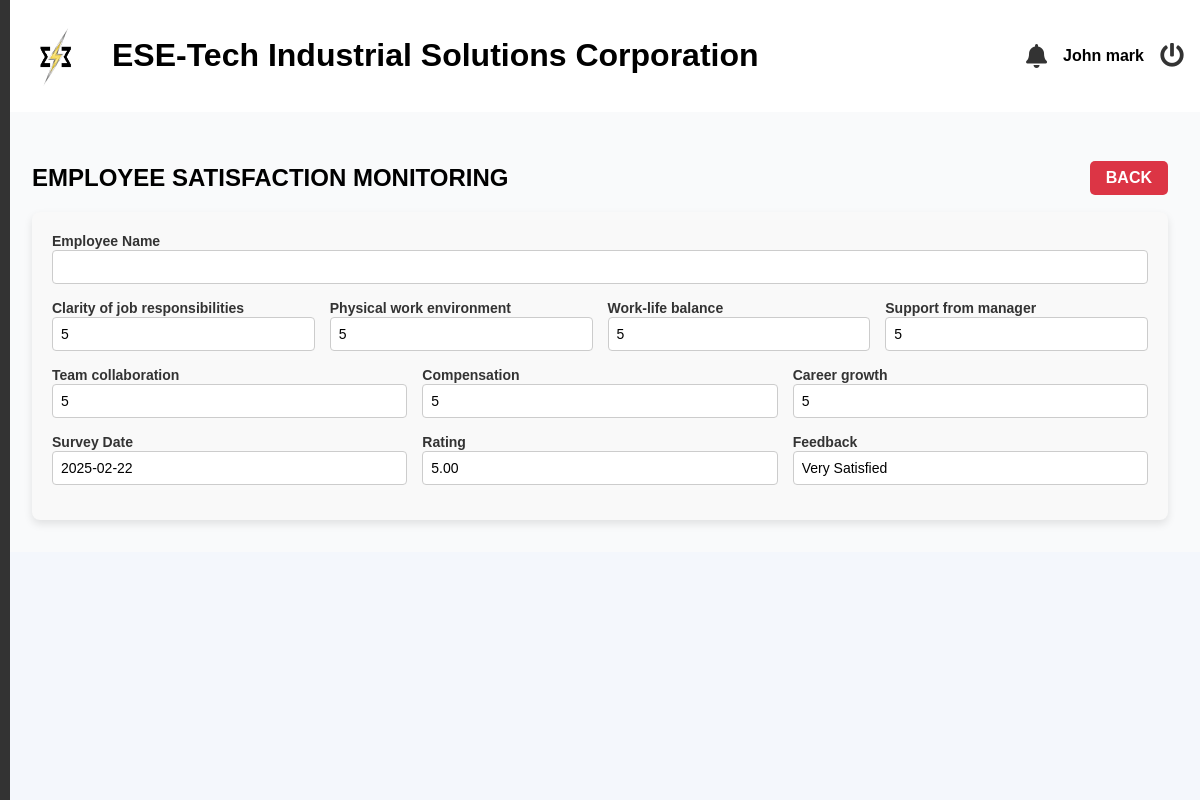
The page /admin/view_satisfaction.php?id=6 (signed in) on the database its author committed.
### tables this page shows
CREATE TABLE `job_satisfaction_surveys` (
  `survey_id` int(11) NOT NULL,
  `employee_id` int(20) NOT NULL,
  `survey_date` date NOT NULL,
  `questions` longtext NOT NULL CHECK (json_valid(`questions`)),
  `overall_rating` decimal(5,2) NOT NULL,
  `rating_description` varchar(50) GENERATED ALWAYS AS (case when `overall_rating` between 4.00 and 5.00 then 'Very Satisfied' when `overall_rating` between 3.00 and 3.99 then 'Neutral' when `overall_rating` between 1.00 and 2.99 then 'Very Dissatisfied' else 'Undefined' end) VIRTUAL
);

### admin/view_satisfaction.php (the view, shortened to what this page needs)
<?php include('header.php'); ?>
<?php include('includes/sideBar.php'); ?>
<?php
        $conn = mysqli_connect('localhost', 'root', '', 'esetech');
?>
<link rel="stylesheet" href="https://cdn.datatables.net/1.13.5/css/jquery.dataTables.min.css" />
<main class="main-content">
    <section id="dashboard">
        <div class="performance-and-button">
            <h2>EMPLOYEE SATISFACTION MONITORING</h2>
            <a href="satisfaction" class="btn btn-danger">BACK</a>
        </div>
        <div class="evaluation-form">
            <div class="form-group">
                <?php
                    $id = $_GET['id'];
                    $satisfaction_sql = "
                        SELECT
                            jss.*,
                            e.*
                        FROM job_satisfaction_surveys jss
                        LEFT JOIN employees e ON jss.employee_id = e.employee_id
                        WHERE survey_id = '$id'";
                    $satisfaction_result = mysqli_query($conn, $satisfaction_sql);
                    if($satisfaction_result) {
                        while($row = mysqli_fetch_assoc($satisfaction_result)) {
                            $questions = json_decode($row['questions'], true);
                            $clarity_of_responsibilities = $questions['clarity_of_responsibilities'];
                            $work_environment = $questions['work_environment'];
                            $work_life_balance = $questions['work_life_balance'];
                            $manager_support = $questions['manager_support'];
                            $team_collaboration = $questions['team_collaboration'];
                            $compensation = $questions['compensation'];
                            $career_growth = $questions['career_growth'];
                ?>
                <div class="form-row">
                    <div class="col-md-6">
                        <label>Employee Name</label>
                        <input type="text" class="form-control" value="<?php echo $row['middle_name'] == "" ? $row['first_name'] . ' '. $row['last_name'] : $row['first_name'] . ' ' . $row['middle_name'] . ' ' . $row['last_name']; ?>" readonly>
                    </div>
                </div>
                <div class="form-row">
                    <div class="col-md-6">
                        <label>Clarity of job responsibilities</label>
                        <input type="text" class="form-control" value="<?php echo $clarity_of_responsibilities?>" readonly>
                    </div>
                    <div class="col-md-6">
                        <label>Physical work environment</label>
                        <input type="text" class="form-control" value="<?php echo $work_environment?>" readonly>
                    </div>
                    <div class="col-md-6">
                        <label>Work-life balance</label>
                        <input type="text" class="form-control" value="<?php echo $work_life_balance?>" readonly>
                    </div>
                    <div class="col-md-6">
                        <label>Support from manager</label>
                        <input type="text" class="form-control" value="<?php echo $manager_support?>" readonly>
                    </div>
                </div>
                <div class="form-row">
                    <div class="col-md-6">
                        <label>Team collaboration</label>
                        <input type="text" class="form-control" value="<?php echo $team_collaboration?>" readonly>
                    </div>
                    <div class="col-md-6">
                        <label>Compensation</label>
                        <input type="text" class="form-control" value="<?php echo $compensation?>" readonly>
                    </div>
                    <div class="col-md-6">
                        <label>Career growth</label>
                        <input type="text" class="form-control" value="<?php echo $career_growth?>" readonly>
                    </div>
                </div>
                <div class="form-row">
                    <div class="col-md-6">
                        <label>Survey Date</label>
                        <input type="text" class="form-control" value="<?php echo $row['survey_date']?>" readonly>
                    </div>
                    <div class="col-md-6">
                        <label>Rating</label>
                        <input type="text" class="form-control" value="<?php echo $row['overall_rating']?>" readonly>
                    </div>
                    <div class="col-md-6">
                        <label>Feedback</label>
                        <input type="text" class="form-control" value="<?php echo $row['rating_description']?>" readonly>
                    </div>
                </div>
                <?php
                        }
                    }
                ?>
            </div>
        </div>
    </section>
</main>
<?php include('footer.php'); ?>

### admin/css/styles.css (style rules this page uses)
* { text-decoration: none; }
body { font-family: Arial, sans-serif; margin: 0; padding: 0; background-color: #f0f0f0; }
.main-content { flex-grow: 1; padding: 2rem; background-color: #f9fafb; }
.form-row { display: flex; flex-wrap: wrap; gap: 20px; margin-bottom: 20px; }
.form-row .col-md-4, .form-row .col-md-6, .form-row .col-md-12 { flex: 1; min-width: 200px; }
.form-control, select, textarea { width: 100%; padding: 8px; border-radius: 5px; border: 1px solid #ccc; box-sizing: border-box; }
.btn-danger { background-color: #dc3545 !important; }
.form-row { display: flex; gap: 15px; margin-bottom: 15px; }
.form-control, .form-control:focus, select.form-control, textarea.form-control { width: 100%; font-size: 1rem; border: 1px solid #ddd; border-radius: 4px; }
.form-group { margin-bottom: 1rem; }
.col-md-6 { grid-column: span 6; }
.form-control { width: 100%; padding: 0.5rem 0.75rem; border: 1px solid #d1d5db; border-radius: 0.375rem; font-size: 0.875rem; transition: border-color 0.15s ease-in-out; }
.btn { padding: 10px 20px; font-size: 16px; border: none; cursor: pointer; border-radius: 5px; }
.btn-danger { background-color: #dc3545; color: #fff; transition: background-color 0.3s; }
.performance-and-button, .department-and-button { display: flex; align-items: center; justify-content: space-between; }
.btn { padding: 8px 16px; border-radius: 5px; background-color: #007bff; color: white; border: none; cursor: pointer; font-weight: 600; }

### admin/header.php (style rules this page uses)
body { font-family: Arial, sans-serif; background-color: #f4f7fc; margin: 0; }

### admin/view_satisfaction.php (style rules this page uses)
.evaluation-form { max-width: 1500px; margin: 0 auto; padding: 20px; border-radius: 8px; background-color: #f9f9f9; box-shadow: 0 4px 8px rgba(0, 0, 0, 0.1); }
.evaluation-form .form-group { margin-bottom: 15px; }
.evaluation-form label { font-weight: bold; font-size: 14px; color: #333; }
.evaluation-form input, .evaluation-form select, .evaluation-form textarea { width: 100%; padding: 8px; font-size: 14px; border: 1px solid #ccc; border-radius: 4px; }

### rows shown on the page
job_satisfaction_surveys: questions "5", survey_date "2025-02-22", overall_rating "5.00", rating_description "Very Satisfied"

### other values the page prints
$_SESSION['fullname'] "John mark"
